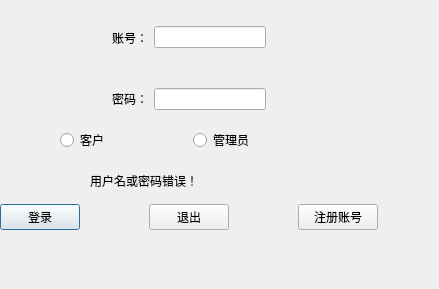
<?xml version="1.0" encoding="UTF-8"?>
<ui version="4.0">
 <class>LoginWindow</class>
 <widget class="QDialog" name="LoginWindow">
  <property name="geometry">
   <rect>
    <x>0</x>
    <y>0</y>
    <width>439</width>
    <height>289</height>
   </rect>
  </property>
  <property name="windowTitle">
   <string>Dialog</string>
  </property>
  <widget class="QWidget" name="widget" native="true">
   <property name="geometry">
    <rect>
     <x>0</x>
     <y>10</y>
     <width>378</width>
     <height>55</height>
    </rect>
   </property>
   <layout class="QHBoxLayout" name="horizontalLayout_4">
    <item>
     <spacer name="horizontalSpacer_8">
      <property name="orientation">
       <enum>Qt::Horizontal</enum>
      </property>
      <property name="sizeHint" stdset="0">
       <size>
        <width>40</width>
        <height>20</height>
       </size>
      </property>
     </spacer>
    </item>
    <item>
     <widget class="QLabel" name="label_3">
      <property name="text">
       <string>账号：</string>
      </property>
     </widget>
    </item>
    <item>
     <widget class="QLineEdit" name="Username_Line"/>
    </item>
    <item>
     <spacer name="horizontalSpacer_9">
      <property name="orientation">
       <enum>Qt::Horizontal</enum>
      </property>
      <property name="sizeHint" stdset="0">
       <size>
        <width>40</width>
        <height>20</height>
       </size>
      </property>
     </spacer>
    </item>
   </layout>
  </widget>
  <widget class="QWidget" name="widget_3" native="true">
   <property name="geometry">
    <rect>
     <x>0</x>
     <y>190</y>
     <width>378</width>
     <height>55</height>
    </rect>
   </property>
   <layout class="QHBoxLayout" name="horizontalLayout_5">
    <item>
     <widget class="QPushButton" name="Login_PushButton">
      <property name="text">
       <string>登录</string>
      </property>
     </widget>
    </item>
    <item>
     <spacer name="horizontalSpacer_10">
      <property name="orientation">
       <enum>Qt::Horizontal</enum>
      </property>
      <property name="sizeHint" stdset="0">
       <size>
        <width>40</width>
        <height>20</height>
       </size>
      </property>
     </spacer>
    </item>
    <item>
     <widget class="QPushButton" name="Quit_PushButton_2">
      <property name="text">
       <string>退出</string>
      </property>
     </widget>
    </item>
    <item>
     <spacer name="horizontalSpacer_11">
      <property name="orientation">
       <enum>Qt::Horizontal</enum>
      </property>
      <property name="sizeHint" stdset="0">
       <size>
        <width>40</width>
        <height>20</height>
       </size>
      </property>
     </spacer>
    </item>
    <item>
     <widget class="QPushButton" name="btn_Register">
      <property name="text">
       <string>注册账号</string>
      </property>
     </widget>
    </item>
   </layout>
  </widget>
  <widget class="QLabel" name="Input_Error">
   <property name="enabled">
    <bool>true</bool>
   </property>
   <property name="geometry">
    <rect>
     <x>90</x>
     <y>170</y>
     <width>331</width>
     <height>21</height>
    </rect>
   </property>
   <property name="text">
    <string>用户名或密码错误！</string>
   </property>
  </widget>
  <widget class="QWidget" name="widget_2" native="true">
   <property name="geometry">
    <rect>
     <x>0</x>
     <y>72</y>
     <width>378</width>
     <height>54</height>
    </rect>
   </property>
   <layout class="QHBoxLayout" name="horizontalLayout_6">
    <item>
     <spacer name="horizontalSpacer_13">
      <property name="orientation">
       <enum>Qt::Horizontal</enum>
      </property>
      <property name="sizeHint" stdset="0">
       <size>
        <width>40</width>
        <height>20</height>
       </size>
      </property>
     </spacer>
    </item>
    <item>
     <widget class="QLabel" name="label_4">
      <property name="text">
       <string>密码：</string>
      </property>
     </widget>
    </item>
    <item>
     <widget class="QLineEdit" name="Password_Line">
      <property name="contextMenuPolicy">
       <enum>Qt::DefaultContextMenu</enum>
      </property>
      <property name="echoMode">
       <enum>QLineEdit::Password</enum>
      </property>
     </widget>
    </item>
    <item>
     <spacer name="horizontalSpacer_14">
      <property name="orientation">
       <enum>Qt::Horizontal</enum>
      </property>
      <property name="sizeHint" stdset="0">
       <size>
        <width>40</width>
        <height>20</height>
       </size>
      </property>
     </spacer>
    </item>
   </layout>
  </widget>
  <widget class="QWidget" name="widget_4" native="true">
   <property name="geometry">
    <rect>
     <x>60</x>
     <y>120</y>
     <width>259</width>
     <height>41</height>
    </rect>
   </property>
   <layout class="QHBoxLayout" name="horizontalLayout_7">
    <item>
     <widget class="QRadioButton" name="btn_Client">
      <property name="text">
       <string>客户</string>
      </property>
     </widget>
    </item>
    <item>
     <widget class="QRadioButton" name="btn_admin">
      <property name="text">
       <string>管理员</string>
      </property>
     </widget>
    </item>
   </layout>
  </widget>
 </widget>
 <resources/>
 <connections/>
</ui>
